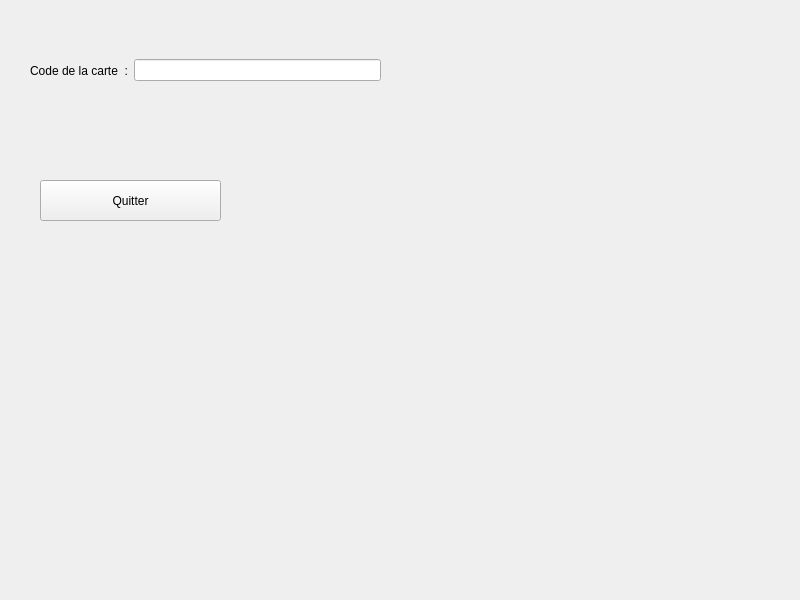
<?xml version="1.0" encoding="UTF-8"?>
<ui version="4.0">
 <class>Widget</class>
 <widget class="QWidget" name="Widget">
  <property name="geometry">
   <rect>
    <x>0</x>
    <y>0</y>
    <width>800</width>
    <height>600</height>
   </rect>
  </property>
  <property name="windowTitle">
   <string>Widget</string>
  </property>
  <widget class="QPushButton" name="pushButton">
   <property name="geometry">
    <rect>
     <x>40</x>
     <y>180</y>
     <width>181</width>
     <height>41</height>
    </rect>
   </property>
   <property name="text">
    <string>Quitter</string>
   </property>
  </widget>
  <widget class="QWidget" name="">
   <property name="geometry">
    <rect>
     <x>30</x>
     <y>40</y>
     <width>351</width>
     <height>61</height>
    </rect>
   </property>
   <layout class="QHBoxLayout" name="horizontalLayout">
    <item>
     <widget class="QLabel" name="label">
      <property name="text">
       <string>Code de la carte  :</string>
      </property>
     </widget>
    </item>
    <item>
     <widget class="QLineEdit" name="lineEditCode"/>
    </item>
   </layout>
  </widget>
 </widget>
 <resources/>
 <connections>
  <connection>
   <sender>pushButton</sender>
   <signal>clicked()</signal>
   <receiver>Widget</receiver>
   <slot>close()</slot>
   <hints>
    <hint type="sourcelabel">
     <x>628</x>
     <y>445</y>
    </hint>
    <hint type="destinationlabel">
     <x>676</x>
     <y>469</y>
    </hint>
   </hints>
  </connection>
 </connections>
</ui>
